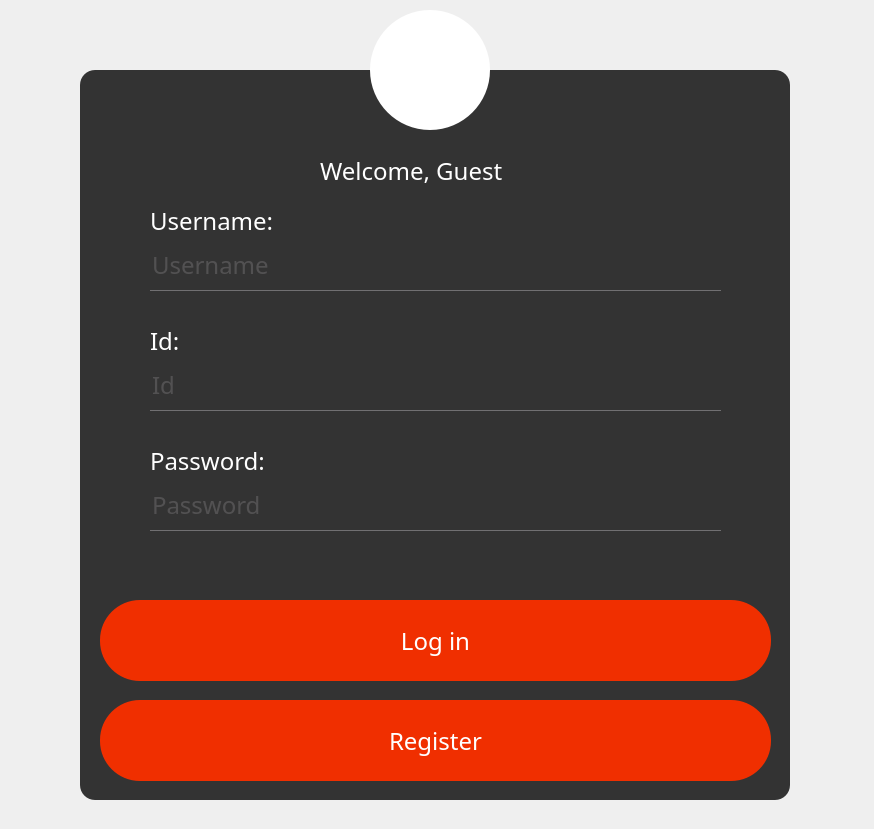
<?xml version="1.0" encoding="UTF-8"?>
<ui version="4.0">
 <class>LoginWindow</class>
 <widget class="QMainWindow" name="LoginWindow">
  <property name="geometry">
   <rect>
    <x>0</x>
    <y>0</y>
    <width>874</width>
    <height>829</height>
   </rect>
  </property>
  <property name="windowTitle">
   <string>MainWindow</string>
  </property>
  <property name="autoFillBackground">
   <bool>false</bool>
  </property>
  <property name="styleSheet">
   <string notr="true">*{
	font-family:century gothic;
	font-size:24px;
}

QFrame{
	background:#333;
	border-radius:15px;
}

QPushButton{
	color:white;
	background:#f02f00;
	border-radius:40px;
}

QToolButton{
	background:white;
	border-radius:60px;
}

QLabel{
	color:white;
}

QPushButton:hover{
	color:white;
	border-radius:40px;
	background:#B02300;

}

QPushButton:pressed{
	background:#701600;
}

QLineEdit{
	background:transparent;
	border:none;
	color:#717072;
	border-bottom:1px solid #717072;
}</string>
  </property>
  <widget class="QWidget" name="centralwidget">
   <widget class="QFrame" name="LoginFrame">
    <property name="geometry">
     <rect>
      <x>80</x>
      <y>70</y>
      <width>710</width>
      <height>730</height>
     </rect>
    </property>
    <property name="frameShape">
     <enum>QFrame::StyledPanel</enum>
    </property>
    <property name="frameShadow">
     <enum>QFrame::Raised</enum>
    </property>
    <widget class="QLabel" name="WelcomeLabel">
     <property name="geometry">
      <rect>
       <x>240</x>
       <y>70</y>
       <width>221</width>
       <height>61</height>
      </rect>
     </property>
     <property name="styleSheet">
      <string notr="true"/>
     </property>
     <property name="text">
      <string>Welcome, Guest</string>
     </property>
    </widget>
    <widget class="QPushButton" name="LoginBtn">
     <property name="geometry">
      <rect>
       <x>20</x>
       <y>530</y>
       <width>671</width>
       <height>81</height>
      </rect>
     </property>
     <property name="text">
      <string>Log in</string>
     </property>
    </widget>
    <widget class="QPushButton" name="RegisterBtn">
     <property name="geometry">
      <rect>
       <x>20</x>
       <y>630</y>
       <width>671</width>
       <height>81</height>
      </rect>
     </property>
     <property name="text">
      <string>Register</string>
     </property>
    </widget>
    <widget class="QLineEdit" name="UserNameLineEdit">
     <property name="geometry">
      <rect>
       <x>70</x>
       <y>170</y>
       <width>571</width>
       <height>51</height>
      </rect>
     </property>
     <property name="text">
      <string/>
     </property>
     <property name="alignment">
      <set>Qt::AlignLeading|Qt::AlignLeft|Qt::AlignVCenter</set>
     </property>
     <property name="placeholderText">
      <string>Username</string>
     </property>
    </widget>
    <widget class="QLineEdit" name="PassLineEdit">
     <property name="geometry">
      <rect>
       <x>70</x>
       <y>410</y>
       <width>571</width>
       <height>51</height>
      </rect>
     </property>
     <property name="text">
      <string/>
     </property>
     <property name="echoMode">
      <enum>QLineEdit::Password</enum>
     </property>
     <property name="placeholderText">
      <string>Password</string>
     </property>
    </widget>
    <widget class="QLineEdit" name="IdLineEdit">
     <property name="geometry">
      <rect>
       <x>70</x>
       <y>290</y>
       <width>571</width>
       <height>51</height>
      </rect>
     </property>
     <property name="text">
      <string/>
     </property>
     <property name="placeholderText">
      <string>Id</string>
     </property>
    </widget>
    <widget class="QLabel" name="UserLabel">
     <property name="geometry">
      <rect>
       <x>70</x>
       <y>130</y>
       <width>181</width>
       <height>41</height>
      </rect>
     </property>
     <property name="text">
      <string>Username:</string>
     </property>
    </widget>
    <widget class="QLabel" name="IdLabel">
     <property name="geometry">
      <rect>
       <x>70</x>
       <y>250</y>
       <width>181</width>
       <height>41</height>
      </rect>
     </property>
     <property name="text">
      <string>Id:</string>
     </property>
    </widget>
    <widget class="QLabel" name="PasswordLabel">
     <property name="geometry">
      <rect>
       <x>70</x>
       <y>370</y>
       <width>181</width>
       <height>41</height>
      </rect>
     </property>
     <property name="text">
      <string>Password:</string>
     </property>
     <property name="textFormat">
      <enum>Qt::PlainText</enum>
     </property>
    </widget>
   </widget>
   <widget class="QToolButton" name="toolButton">
    <property name="geometry">
     <rect>
      <x>370</x>
      <y>10</y>
      <width>120</width>
      <height>120</height>
     </rect>
    </property>
    <property name="text">
     <string/>
    </property>
    <property name="icon">
     <iconset>
      <normaloff>../Images/icon2.png</normaloff>../Images/icon2.png</iconset>
    </property>
    <property name="iconSize">
     <size>
      <width>80</width>
      <height>80</height>
     </size>
    </property>
   </widget>
  </widget>
 </widget>
 <resources/>
 <connections/>
</ui>
